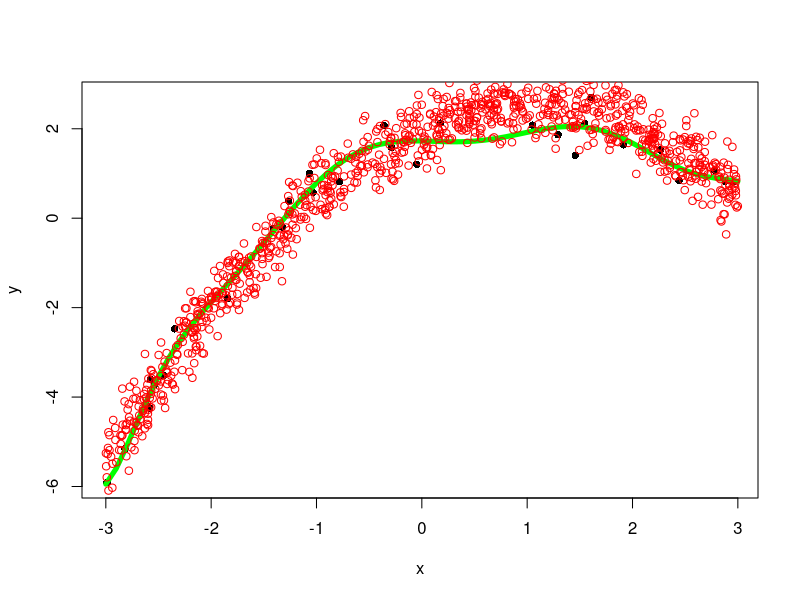

Generate this figure with R: (Note: this script raises an error after producing the figure.)
createRandomPointsWithErrorsForTargetFunction = function(numberOfPoints, interval) {
  x = runif(numberOfPoints, interval[1], interval[2])
  y = 2 + x - 0.5 * x ^ 2
  errors = rnorm(n = numberOfPoints, mean = 0, sd = 0.4)
  ywitherrors = y + errors # adding errors to the function values
  
  return(matrix(c(x, ywitherrors),ncol = 2, nrow = length(x)))
}

mse = function(points, func, numbers) {
  return(sum((points - func) ^ 2) / numbers)
} 

# configuration
set.seed(20)
degree = 10 
interval = c(-3, 3)

points = createRandomPointsWithErrorsForTargetFunction(numberOfPoints = 30, interval)
x = points[,1]
y = points[,2]
plot(x, y, pch=16) 

# creating model with the give degree
regression = lm(y ~ poly(x, degree))
values = seq(interval[1], interval[2], by = 0.1)
model = predict(regression, data.frame(x = values), interval = "confidence", level = 0.95)

# adding mode to the plot
lines(values, model[,1], col='green', lwd=5)

mse_value = mean(regression$residuals^2)
sprintf("MSE: %f", mse_value)

# task 2
points = createRandomPointsWithErrorsForTargetFunction(numberOfPoints = 1000, interval)
x = points[,1]
y = points[,2]

points(x = x, y = y, col="red")

values = seq(interval[1], interval[2], length.out = numbers)
newprediction = predict(regression, data.frame(x = values), interval = "confidence", level = 0.95)

new_mse_value = mse(points = newprediction[,1], func = y, numbers = 1000)
sprintf("MSE: %f", new_mse_value)
